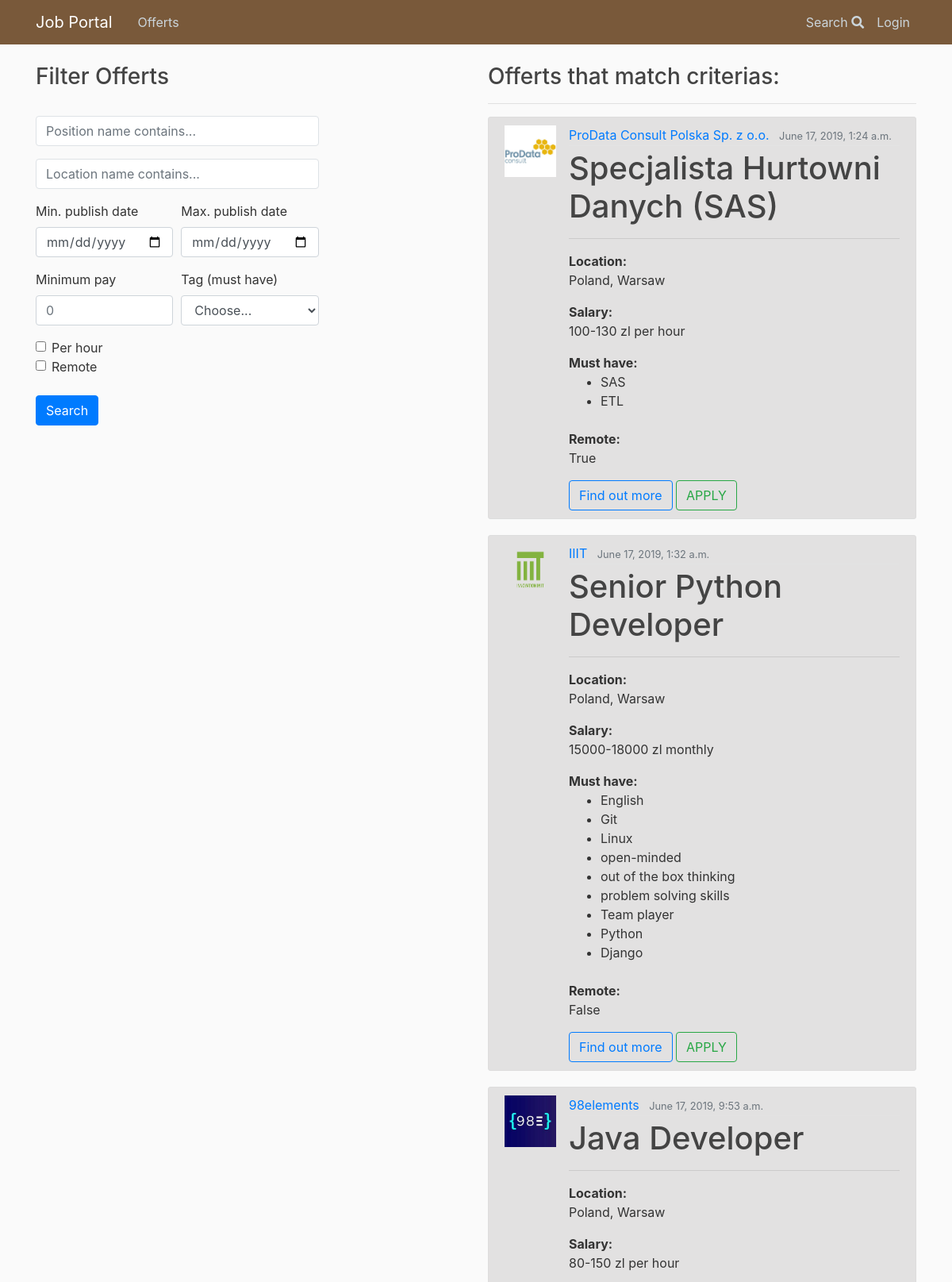
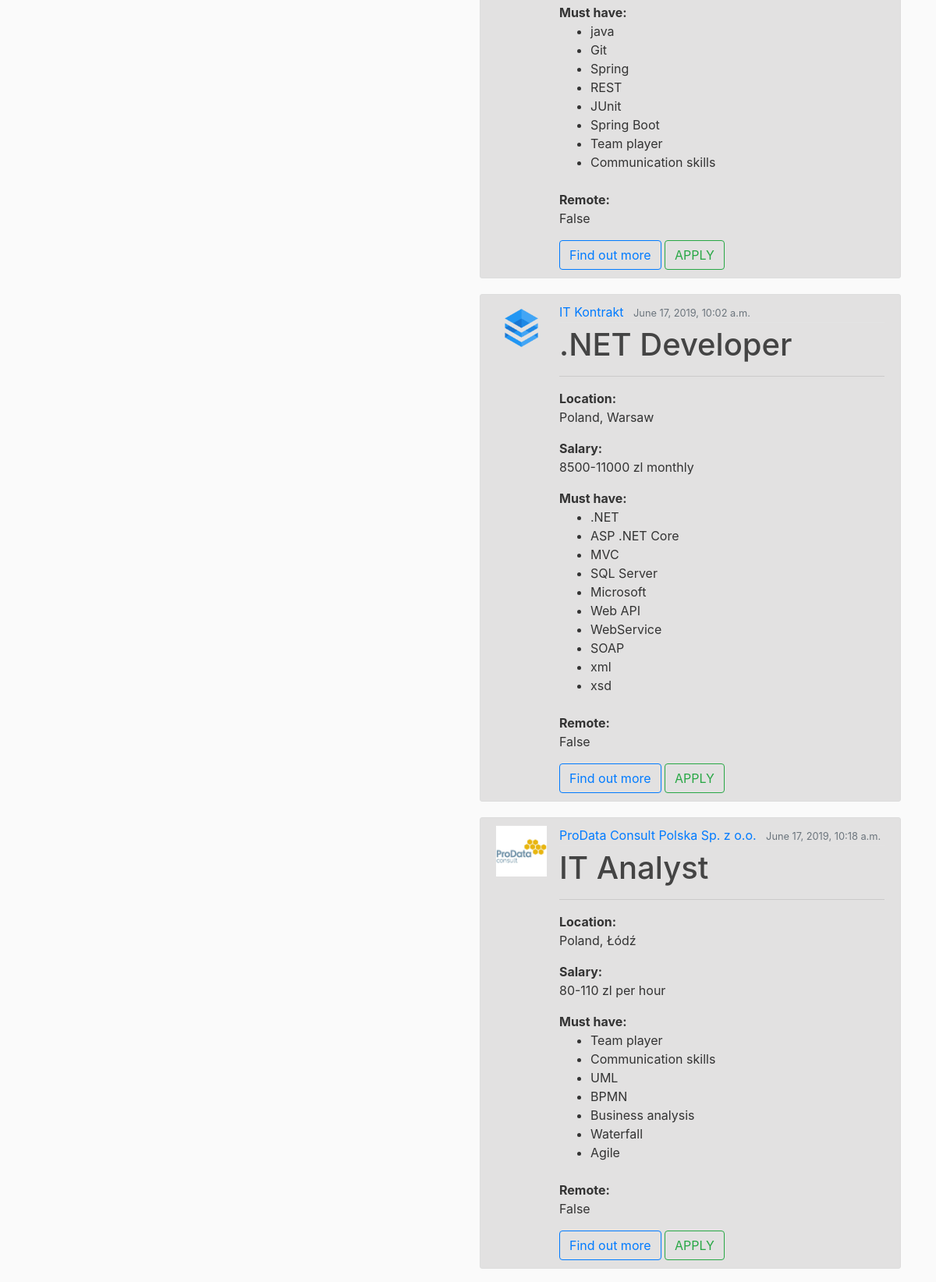
The app's page /search/ (upper part) with its own data (2 pictures, top to bottom).
### offerts/models.py (models this page shows, shortened)
class Offert(models.Model):
    author = models.ForeignKey(User, on_delete=models.CASCADE)
    position = models.CharField(max_length = 100)
    agency = models.ForeignKey(Agency, on_delete=models.CASCADE)
    remote = models.BooleanField(default=False)
    sal_types = (
        ('H', 'per hour'),
        ('M', 'monthly'),
    )
    salary_type = models.CharField(
        max_length=1,
        choices=sal_types,
        default='M',
    )
    min_salary = models.IntegerField(default=0)
    max_salary = models.IntegerField(default=0)
    publication_date = models.DateTimeField(auto_now_add = True)
    expiration_date = models.DateField(null=True, default=None)
    must_have = models.ManyToManyField('Tag')
    nice_to_have = models.CharField(max_length = 1000)
    duties = models.CharField(max_length = 1000)
    benefits = models.CharField(max_length = 1000)
    about = models.TextField(null=True)
    '''def get_absolute_url(self):
        return reverse('offerts:application_form')'''

class Agency(models.Model):
    company = models.ForeignKey(Company, on_delete=models.CASCADE)
    country = models.CharField(max_length = 100)
    location = models.CharField(max_length = 100)
    address = models.CharField(max_length = 200)
    weppage = models.URLField(null=True)
    email = models.EmailField()
    phone = models.CharField(max_length=15)
    class Meta:
        verbose_name_plural = "Agencies"

class Company(models.Model):
    name = models.CharField(max_length = 200, unique=True)
    logo = models.ImageField(upload_to = "logos/", null=True, default=None)
    webpage = models.URLField(null=True)
    about = models.CharField(max_length = 1000)
    class Meta:
        verbose_name_plural = "Companies"

class Tag(models.Model):
    name = models.CharField(max_length = 50)
    def __str__(self):
        return self.name

### search/views.py (the view)
# urls.py: path('', OffertListView.as_view(), name = 'index'),
def index(request):
    qs = Offert.objects.all() # qs -> queryset
    tag_set = Tag.objects.all()
    position = request.GET.get('position_name')
    location = request.GET.get('location_name')
    pub_date_min = request.GET.get('pub_date_min')
    pub_date_max= request.GET.get('pub_date_max')
    min_pay= request.GET.get('pay_min')
    tag = request.GET.get('tags')
    remote = request.GET.get('remoteCheck')
    per_hour = request.GET.get('hourCheck')
    if is_valid_query(position):
        qs = qs.filter(position__icontains=position)
    if is_valid_query(location):
        qs = qs.filter(agency__location__icontains = location)
    if is_valid_query(min_pay):
        qs = qs.filter(min_salary__gte = min_pay) #gte - greater than or equal
    if is_valid_query(pub_date_min):
        qs = qs.filter(publication_date__gte = pub_date_min)
    if is_valid_query(pub_date_max):
        qs = qs.filter(publication_date__lte = pub_date_max)
    if is_valid_query(tag) and tag != "Choose...":
        qs = qs.filter(must_have__name = tag)
    if remote == 'on':
        qs = qs.filter(remote = True)
    if per_hour == 'on':
        qs = qs.filter(salary_type = 'H')
    context = {
        'queryset' : qs,
        'tag_set' : tag_set
    }
    return render(request, 'search/search.html', context)

### search/views.py (called while the page is built)
def is_valid_query(param):
    return param != '' and param is not None

### search/templates/search/search.html (shortened to what this page needs)
{% extends 'base.html' %}
{% load static %}
{% block body %}
<div class="row">
  <div class="col-md-6" id="Filter Offerts">
    <div>
      <h3>Filter Offerts</h3> <br>
      <form method="GET">
        <div class="form-row">
          <div class="form-group col-8 ">
            <div class="input-group">
              <input class="form-control py-2 border" type="search" name="position_name" placeholder="Position name contains...">
            </div>
          </div>
        </div>
        <div class="form-row">
          <div class="form-group col-8">
            <div class="input-group">
              <input class="form-control py-2 border" type="search" name="location_name" placeholder="Location name contains...">
            </div>
          </div>
        </div>
        <div class="form-row">
          <div class="form-group col-md-3 col-lg-4 ">
            <label for="publishDateMin">Min. publish date</label>
            <input type="date" class="form-control" id="publishDateMin" name="pub_date_min" >
          </div>
          <div class="form-group col-md-3 col-lg-4">
            <label for="publishDateMax">Max. publish date</label>
            <input type="date" class="form-control" id="publishDateMax" name="pub_date_max" >
          </div>
        </div>
        <div class="form-row">
          <div class="form-group col-md-2 col-lg-4">
            <label for="payMin">Minimum pay</label>
            <input type="number" min=0 class="form-control" id="payMin" name='pay_min' placeholder="0">
          </div>
          <div class="form-group col-md-4">
            <label for="tags">Tag (must have)</label>
            <select id="tags" class="form-control" name=tags>
              <option selected>Choose...</option>
            </select>
          </div>
        </div>
        <div class="form-check">
          <input class="form-check-input" type="checkbox" name="hourCheck">
          <label class="form-check-label" for="hourCheck">
            Per hour
          </label>
        </div>
        <div class="form-check">
          <input class="form-check-input" type="checkbox" name="remoteCheck">
          <label class="form-check-label" for="remoteCheck">
            Remote
          </label>
        </div>
        <br>
        <button type="submit" class="btn btn-primary">Search</button>
      </form>
    </div>
  </div>
  <div class="col-md-6" id="Matched Offerts">
    {% if queryset %}
    <h3>Offerts that match criterias:</h3> <hr>
    {% for offert in queryset %}
    <article class="media content-section">
      <img class="article-img" src="{{offert.agency.company.logo.url}}" alt="logo">
      <div class="media-body">
        <div class="article-metadata">
          <a class="mr-2" href='#'>{{ offert.agency.company.name }}</a>
          <small class="text-muted">{{offert.publication_date}}</small>
        </div>
        <h1><a class="article-title">{{ offert.position }}</a></h1>
        <hr>
        <p class="article-content"><strong>Location:</strong> <br> {{ offert.agency.country }}, {{offert.agency.location }}</p>
        <p class="article-content"><strong>Salary:</strong> <br> {{offert.min_salary}}-{{offert.max_salary}} zl  {{ offert.get_salary_type_display }}</p>
        <strong>Must have:</strong>
        <ul>
          {% for tag in offert.must_have.all %}
          <li>{{tag}}</li>
          {% endfor %}
        </ul><br>
        <p class="article-content"><strong>Remote:</strong> <br> {{offert.remote}}</p>
        <a href="{% url 'offerts:offert_details' offert.id %}"><button type="button" class="btn btn-outline-primary">Find out more</button></a>
        <a  href="{% url 'offerts:apply' offert.id %}"><button type="button" class="btn btn-outline-success">APPLY</button></a>
        </article>
        {% endfor %}
        {% else %}
        <h3>No offerts found.</h3>
        {% endif %}
      </div>
    </div>
    {% endblock %}

### offerts/static/main.css (style rules this page uses)
body { background: #fafafa; color: #333333; margin-top: 5rem; }
h1, h2, h3, h4, h5, h6 { color: #444444; }
ul { margin: 0; }
.content-section { background: #e2e1e1; padding: 10px 20px; border: 1px solid #dddddd; border-radius: 3px; margin-bottom: 20px; }
.article-title { color: #444444; }
.article-content { white-space: pre-line; }
.article-img { height: 65px; width: 65px; margin-right: 16px; }
.article-metadata { padding-bottom: 1px; margin-bottom: 4px; border-bottom: 1px solid #e3e3e3 }

### records on screen
Offert: agency.company.logo (picture), agency.company.name "ProData Consult Polska Sp. z o.o.", publication_date "June 17, 2019, 1:24 a.m.", position "Specjalista Hurtowni Danych (SAS)", agency.country "Poland", agency.location "Warsaw", min_salary "100", max_salary "130", salary_type "per hour", remote "True"
Tag: name "SAS"
Tag: name "ETL"
Offert: agency.company.logo (picture), agency.company.name "IIIT", publication_date "June 17, 2019, 1:32 a.m.", position "Senior Python Developer", agency.country "Poland", agency.location "Warsaw", min_salary "15000", max_salary "18000", salary_type "monthly", remote "False"
Tag: name "English"
Tag: name "Git"
Tag: name "Linux"
Tag: name "open-minded"
Tag: name "out of the box thinking"
Tag: name "problem solving skills"
Tag: name "Team player"
Tag: name "Python"
Tag: name "Django"
Offert: agency.company.logo (picture), agency.company.name "98elements", publication_date "June 17, 2019, 9:53 a.m.", position "Java Developer", agency.country "Poland", agency.location "Warsaw", min_salary "80", max_salary "150", salary_type "per hour", remote "False"
Tag: name "java"
Tag: name "Spring"
Tag: name "REST"
Tag: name "JUnit"
Tag: name "Spring Boot"
Tag: name "Communication skills"
Offert: agency.company.logo (picture), agency.company.name "IT Kontrakt", publication_date "June 17, 2019, 10:02 a.m.", position ".NET Developer", agency.country "Poland", agency.location "Warsaw", min_salary "8500", max_salary "11000", salary_type "monthly", remote "False"
Tag: name ".NET"
Tag: name "ASP .NET Core"
Tag: name "MVC"
Tag: name "SQL Server"
Tag: name "Microsoft"
Tag: name "Web API"
Tag: name "WebService"
Tag: name "SOAP"
Tag: name "xml"
Tag: name "xsd"
Offert: agency.company.logo (picture), agency.company.name "ProData Consult Polska Sp. z o.o.", publication_date "June 17, 2019, 10:18 a.m.", position "IT Analyst", agency.country "Poland", agency.location "Łódź", min_salary "80", max_salary "110", salary_type "per hour", remote "False"
Tag: name "UML"
Tag: name "BPMN"
Tag: name "Business analysis"
Tag: name "Waterfall"
Tag: name "Agile"
